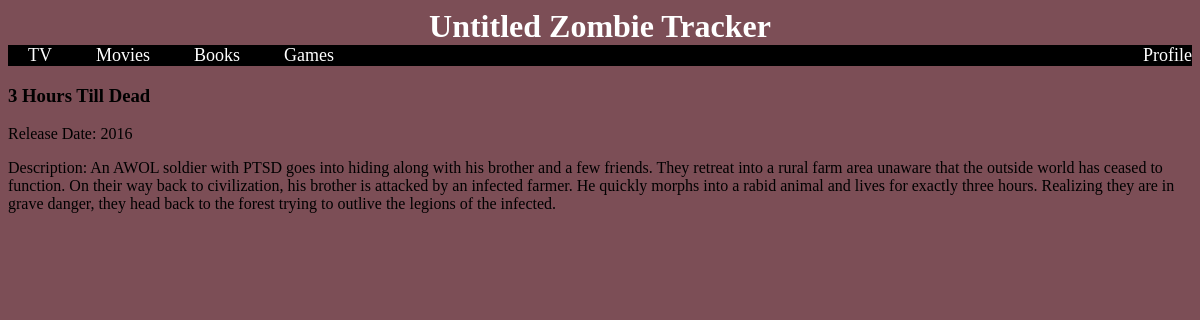
Page /movies/1 on the committed database.
### app.py (models this page shows)
class Movie(db.Model):
    id = db.Column(db.Integer, primary_key = True)
    title = db.Column(db.String(100), index = True, unique=True)
    description = db.Column(db.String(1000), index=False, unique=False)
    release = db.Column(db.Integer, index=False, unique=False)

### app.py (the view)
@app.route('/movies/<int:movie_id>')
def specific_movie(movie_id):
    spec_movie = Movie.query.get(movie_id)
    return render_template("movie/movie.html", template_movie=spec_movie, template_lists = current_lists)

### templates/movie/movie.html (shortened to what this page needs)
{% extends "navbar.html" %}
    {% block content %}
        <h3>{{template_movie.title | title}}</h3>
        <div>
            <p>Release Date: {{template_movie.release}}</p>
            <p>Description: {{template_movie.description}} </p>
        </div>
    {% endblock %}

### static/css/style.css (style rules this page uses)
* { background-color: rgb(124, 78, 86); }

### rows in the picture
Movie: title "3 Hours Till Dead", release "2016", description "An AWOL soldier with PTSD goes into hiding along with his brother and a few friends. They retreat into a rural farm area unaware that the outside world has ceased to function. On their way back to civilization, his brother is attacked by an infected farmer. He quickly morphs into a rabid animal and lives for exactly three hours. Realizing they are in grave danger, they head back to the forest trying to outlive the legions of the infected."
